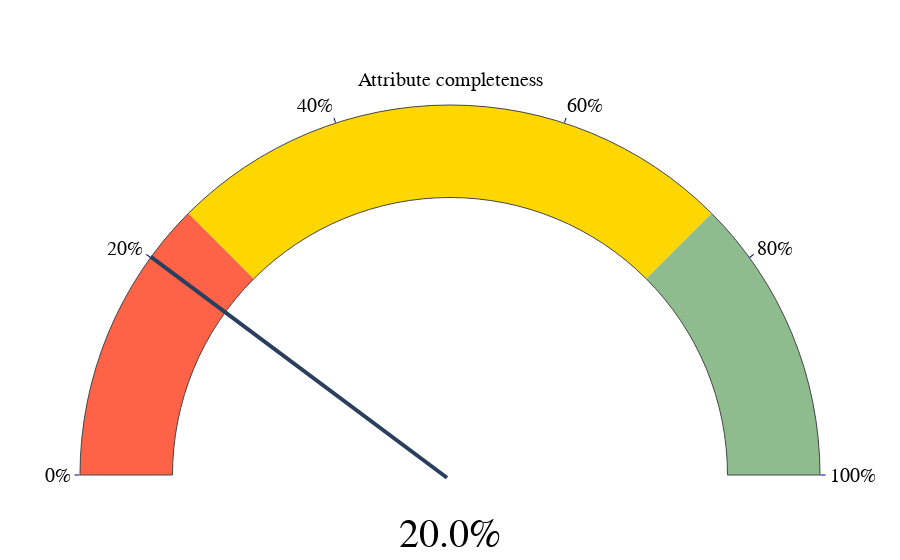

Notebook cell for this chart:
### Code cell
get_gauge_chart(0.2,0.25,0.75)

### Figure 1 — Plotly figure (JSON) as saved in the notebook; plotly's stock layout.template omitted (floating-point values rounded to 4 significant figures)
{"data": [{"domain": {"x": [0, 1], "y": [0, 1]}, "gauge": {"axis": {"range": [null, 100], "tickcolor": "darkblue", "tickfont": {"color": "black", "size": 20}, "ticksuffix": "%", "tickwidth": 1}, "bar": {"color": "rgba(0,0,0,0)"}, "steps": [{"color": "tomato", "range": [0, 25]}, {"color": "gold", "range": [25, 75]}, {"color": "darkseagreen", "range": [75, 100]}]}, "mode": "gauge", "title": {"text": "Attribute completeness"}, "type": "indicator"}], "layout": {"annotations": [{"arrowhead": 0, "arrowsize": 1, "arrowwidth": 4, "ax": 0, "axref": "x", "ay": 0, "ayref": "y", "showarrow": true, "x": -0.809, "xref": "x", "y": 0.5878, "yref": "y"}, {"align": "center", "borderwidth": 0, "font": {"color": "black", "size": 40}, "showarrow": false, "text": "20.0%", "x": 0.5, "xref": "paper", "y": -0.2, "yref": "paper"}], "autosize": false, "font": {"color": "black", "family": "Arial"}, "plot_bgcolor": "rgba(0,0,0,0)", "xaxis": {"range": [-1, 1], "showgrid": false, "visible": false}, "yaxis": {"range": [0, 1], "showgrid": false, "visible": false}}}
